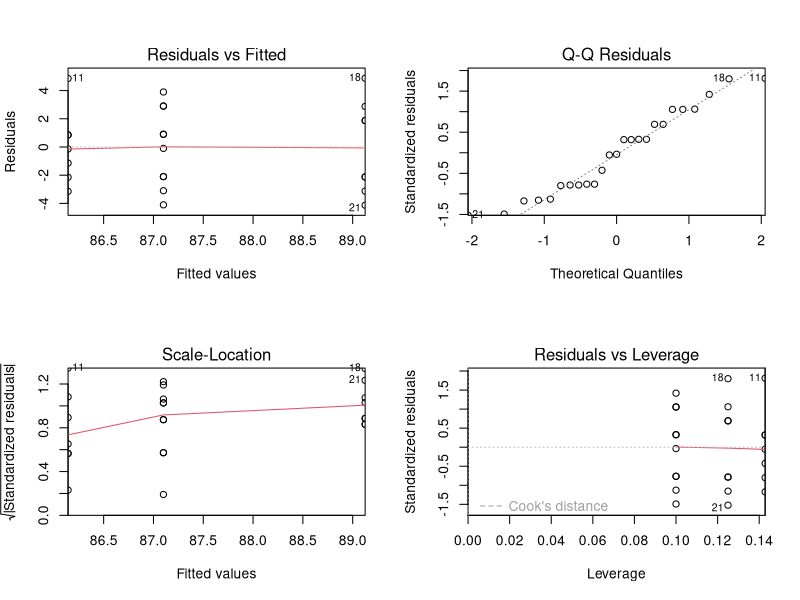

Source code (R):
## ---- chunk 1
knitr::opts_chunk$set(echo = TRUE)
## ---- chunk 2
table <- '
| Source | DF | SS     | MS | F | P |
|--------|----|--------|----|---|---|
| Factor | 3  | 36.15  | ?  | ? | ? |
| Error  | ?  | ?      | ?  |   |   |
| Total  | 19 | 196.04 |    |   |   |
'
cat(table)
## ---- chunk 3
table <- '
| Source | DF | SS     | MS         | F        | P         |
|--------|----|--------|------------|----------|-----------|
| Factor | 3  | 36.15  | 12.05      | 1.213418 | 0.3369274 |
| Error  | 16 | 158.89 | 9.930625   |          |           |
| Total  | 19 | 196.04 |            |          |           |
'
cat(table)
## ---- chunk 4
df <- data.frame(
  season = c(rep('summer', 10), rep('shoulder', 7), rep('winter', 8)),
  y = c(83, 85, 85, 87, 90, 88, 88, 84, 91, 90, 91, 87, 84,
        87, 85, 86, 83, 94, 91, 87, 85, 87, 91, 92, 86)
)

# frequency table
cat('summer:', df[df$season == 'summer', 'y'], '\n',
    'shoulder:', df[df$season == 'shoulder', 'y'], '\n',
    'winter:', df[df$season == 'winter', 'y'], '\n\n')

# one-way ANOVA
fit <- aov(y ~ season, data = df)
summary(fit)
## ---- chunk 5
par(mfrow = c(2, 2))
plot(fit, xaxs='i', yaxs='i')
## ---- chunk 6

